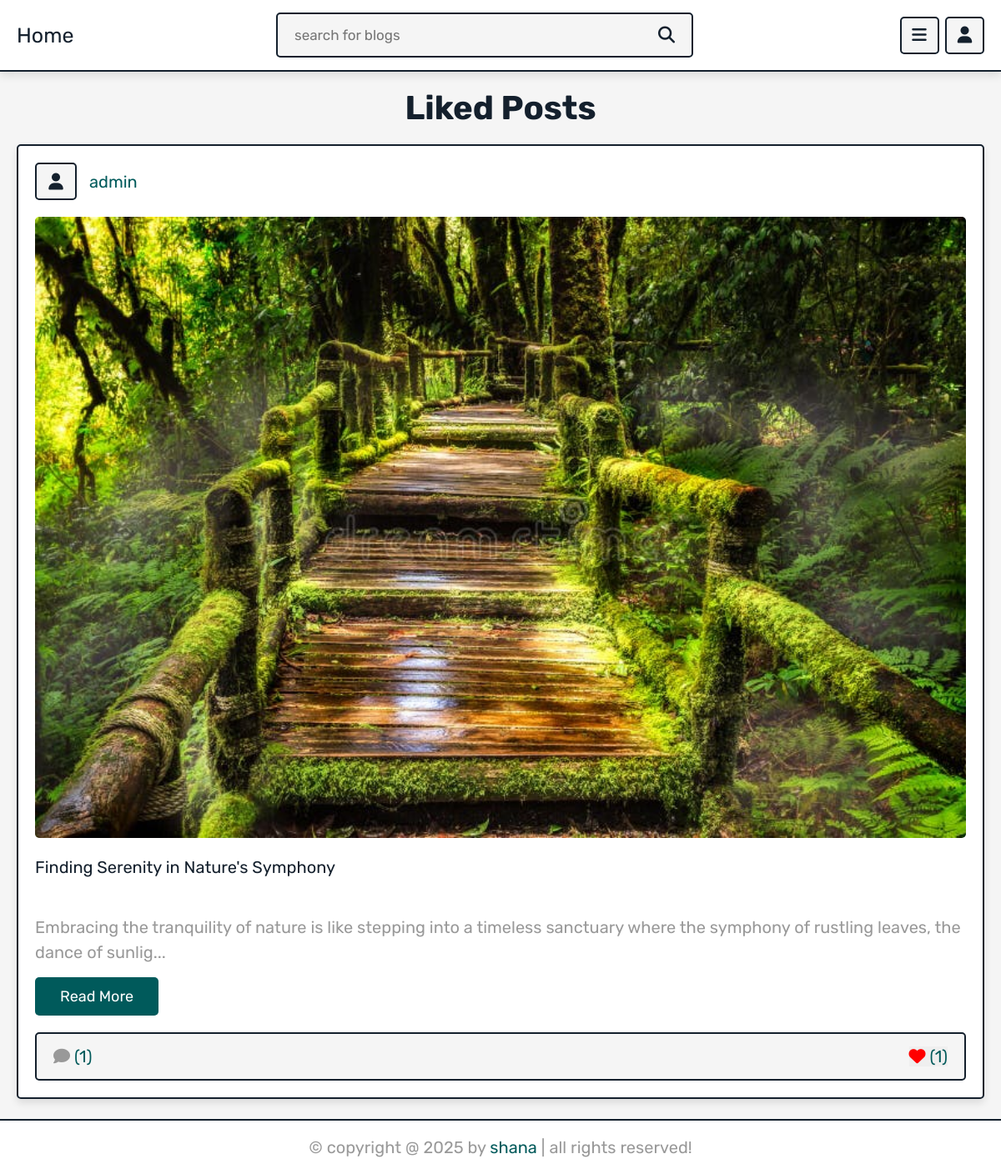
Page /users/user_likes.php (signed in) on the committed database.
### tables this page shows
CREATE TABLE `posts` (
  `id` int(100) NOT NULL,
  `admin_id` int(100) NOT NULL,
  `name` varchar(100) NOT NULL,
  `title` varchar(100) NOT NULL,
  `content` varchar(1000) NOT NULL,
  `category` varchar(50) NOT NULL,
  `image` varchar(100) NOT NULL,
  `created_at` timestamp NOT NULL DEFAULT current_timestamp(),
  `status` varchar(10) NOT NULL
);

### users/user_likes.php (the view, shortened to what this page needs)
<?php
include '../component/database.php';
if(isset($_SESSION['user_id'])){
   $user_id = $_SESSION['user_id'];
}else{
   $user_id = '';
   header('location:../main/home.php');
};
?>
<!DOCTYPE html>
<html lang="en">
<head>
   <link rel="stylesheet" href="https://cdnjs.cloudflare.com/ajax/libs/font-awesome/6.1.1/css/all.min.css">
   <link rel="stylesheet" href="../css/style.css">
</head>
<body>
<?php include '../component/user_header.php'; ?>
<section class="posts-container">
   <h1 class="heading">liked posts</h1>
   <div class="box-container">
      <?php
         $select_likes = $conn->prepare("SELECT * FROM `likes` WHERE user_id = ?");
         $select_likes->execute([$user_id]);
         if($select_likes->rowCount() > 0){
         while($fetch_likes = $select_likes->fetch(PDO::FETCH_ASSOC)){
         $select_posts = $conn->prepare("SELECT * FROM `posts` WHERE id = ?");
         $select_posts->execute([$fetch_likes['post_id']]);
         if($select_posts->rowCount() > 0){
            while($fetch_posts = $select_posts->fetch(PDO::FETCH_ASSOC)){
            if($fetch_posts['status'] != 'deactive'){
               $post_id = $fetch_posts['id'];
               $count_post_likes = $conn->prepare("SELECT * FROM `likes` WHERE post_id = ?");
               $count_post_likes->execute([$post_id]);
               $total_post_likes = $count_post_likes->rowCount();
      ?>
      <form class="box" method="post">
         <div class="post-admin">
            <i class="fas fa-user"></i>
            <div>
               <a href="../author/author_posts.php?author=<?= $fetch_posts['name']; ?>"><?= $fetch_posts['name']; ?></a>
            </div>
         </div>
         <?php
            if($fetch_posts['image'] != ''){
         ?>
         <img src="uploaded_img/<?= $fetch_posts['image']; ?>" class="post-image" alt="">
         <?php
         }
         ?>
         <div class="post-title"><?= $fetch_posts['title']; ?></div>
         <div class="post-content content-150"><?= $fetch_posts['content']; ?></div>
         <a href="../users/view_post.php?post_id=<?= $post_id; ?>" class="inline-btn">read more</a>
         <div class="icons">
            <a href="../users/view_post.php?post_id=<?= $post_id; ?>"><i class="fas fa-comment"></i><span>(<?= $total_post_likes; ?>)</span></a>
            <button type="submit" name="like_post"><i class="fas fa-heart" style="<?php if($total_post_likes > 0 AND $user_id != ''){ echo 'color:red;'; }; ?>"></i><span>(<?= $total_post_likes; ?>)</span></button>
         </div>
      </form>
      <?php
               }
            }
         }else{
            echo '<p class="empty">no posts found for this category!</p>';
         }
         }
      }else{
         echo '<p class="empty">no liked posts available!</p>';
      }
      ?>
   </div>
</section>
<?php include '../component/footer.php'; ?>
</body>
</html>

### css/style.css (style rules this page uses)
:root { --main-color:#005a5b; --red:#e74c3c; --brown:#837141; --black:#14202d; --white:#fff; --light-bg:#f5f5f5; --light-color:#999; --border:.2rem solid var(--black); --box-shadow:0 .5rem 1rem rgba(0,0,0,.1); }
* { font-family: 'Rubik', sans-serif; margin:0; padding:0; box-sizing: border-box; outline: none; border:none; text-decoration: none; }
html { font-size: 62.5%; overflow-x: hidden; scroll-behavior: smooth; scroll-padding-top: 7rem; }
body { background-color: var(--light-bg); padding-bottom: 7rem; }
section { padding:2rem; margin: 0 auto; max-width: 1200px; }
.btn, .delete-btn, .option-btn, .inline-btn, .inline-option-btn, .inline-delete-btn { margin-top: 1rem; border-radius: .5rem; cursor: pointer; font-size: 1.8rem; color:var(--white); padding:1.2rem 3rem; text-transform: capitalize; text-align: center; }
.inline-btn, .inline-option-btn, .inline-delete-btn { display: inline-block; margin-right: 1rem; }
.inline-btn, .btn { background-color: var(--main-color); }
.heading { margin-bottom: 2rem; text-align: center; font-size: 4rem; color:var(--black); text-transform: capitalize; }
.posts-container .box-container { display: grid; grid-template-columns: repeat(auto-fit, minmax(33rem, 1fr)); gap:1.5rem; align-items: flex-start; justify-content: center; }
.posts-container .box-container .box { border:var(--border); box-shadow: var(--box-shadow); border-radius: .5rem; background-color: var(--white); padding:2rem; overflow: hidden; }
.posts-container .box-container .box .post-admin { display: flex; align-items: center; gap:1.5rem; margin-bottom: 2rem; }
.posts-container .box-container .box .post-admin i { text-align: center; height: 4.5rem; width: 5rem; line-height: 4.2rem; font-size: 2rem; border:var(--border); border-radius: .5rem; background-color: var(--light-bg); color:var(--black); }
.posts-container .box-container .box .post-admin a { font-size: 2rem; color:var(--main-color); }
.posts-container .box-container .box .post-admin div { font-size: 1.5rem; margin-top: .2rem; color:var(--light-color); }
.posts-container .box-container .box .post-image { width: 100%; border-radius: .5rem; margin-bottom: 2rem; }
.posts-container .box-container .box .post-title { font-size: 2rem; color:var(--black); overflow: hidden; text-overflow: ellipsis; white-space: nowrap; margin-bottom: 1rem; }
.posts-container .box-container .box .post-content { font-size: 2rem; line-height: 1.5; padding:.5rem 0; color:var(--light-color); white-space: pre-line; }
.posts-container .box-container .box .post-content::after { content: '...'; }
.posts-container .box-container .box .icons { display: flex; align-items: center; justify-content: space-between; gap:1rem; background-color: var(--light-bg); border-radius: .5rem; padding:1.5rem 2rem; border:var(--border); margin-top: 2rem; }
.posts-container .box-container .box .icons button { cursor: pointer; }
.posts-container .box-container .box .icons i { margin-right:.5rem; font-size:2rem; color:var(--light-color); }
.posts-container .box-container .box .icons span { font-size: 2rem; color:var(--main-color); }

### rows in the picture
posts: name "admin", image (picture), title "Finding Serenity in Nature's Symphony", content "Embracing the tranquility of nature is like stepping into a timeless sanctuary where the symphony of rustling leaves, the dance of sunlig", total_post_likes "1"
